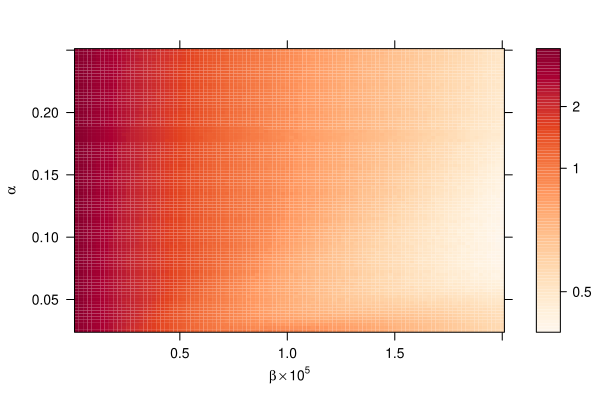

This chart was generated by the following R code:
# &&&&&&&&&&&&&&&&&&&&&&&&&&&&&&&&&&&&&&&&&&&&&&&&&&&&&&&&&
# Figure A1
# Iterations to convergence
# &&&&&&&&&&&&&&&&&&&&&&&&&&&&&&&&&&&&&&&&&&&&&&&&&&&&&&&&&

# Clear memory

rm(list = ls())
gc()

# Set working directory and load packages

if (!require(rstudioapi)) {
    install.packages("rstudioapi")
    library(rstudioapi)
}

current.path = getActiveDocumentContext()$path 
setwd(dirname(current.path))

if (!require(lattice)) {
    install.packages("lattice")
    library(lattice)
}
if (!require(colorspace)) {
    install.packages("colorspace")
    library(colorspace)
}

# Load data

p = read.csv("A_res.txt", 
             header = TRUE, sep = "")
p$alpha = p$alpha1
p = p[p$alpha >= 0.025, ]
p$beta = p$beta3/25000*100000

p$avgTTC = p$avgTTC*25000


pdf(file = "figure_A4.1_grid_TTC.pdf", 
    width = 6, height = 4, paper = 'special')
f = function(x) -1/(x/100000000)
z = f(p$avgTTC)
qz = min(z)+(max(z)-min(z))*seq(from = 0, to = 1, length.out = 101)
levelplot(z ~ beta*alpha, data = p,
          xlab = list(expression(beta %*% 10^5), cex = 0.85),
          ylab = list(expression(alpha), cex = 0.8),
          at = qz,
          col.regions = sequential_hcl(n = 101, "OrRd", rev = TRUE),
          colorkey = list(at = qz, 
                          labels = list(at = c(f(500000), 
                                               f(1000000), 
                                               f(2000000)), 
                                        labels = c("0.5", 
                                                   "1", 
                                                   "2"))),
          par.settings = list(layout.heights = list(axis.xlab.padding = 0.1)))
dev.off()
